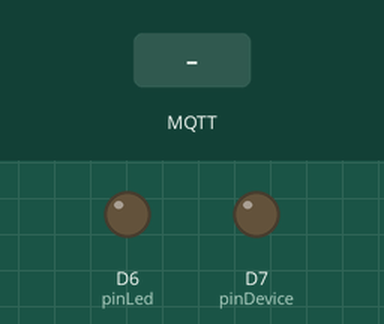
This sketch was run on a simulated ESP8266 (NodeMCU). Parts: output pins drawn as LEDs (lit = HIGH). The test bench sets the inputs (shaded band). WiFi joins after 1.5 s; servers stay silent unless stated; random numbers use the default seed unless the sketch sets one; no MQTT or app messages arrive unless stated; what the sketch prints to the serial monitor is not drawn.

Above: at 2.7 s.
2.8 s: MQTT message "ligar" arrives on the first subscribed topic
At 4.0 s:
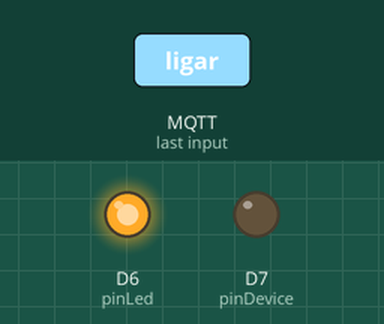
4.3 s: MQTT message "ligar" arrives on the second subscribed topic
At 5.2 s:
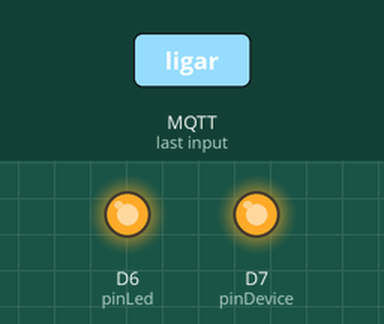
5.8 s: MQTT message "desligar" arrives on the first subscribed topic
At 6.3 s:
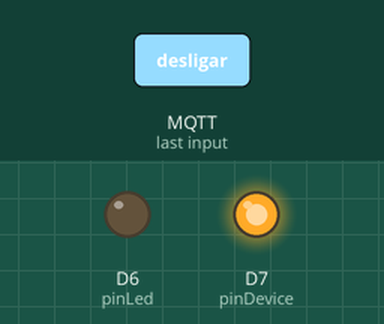
Timing chart, 0 to 8.8 s (numbered marks = the images above; inputs shaded):
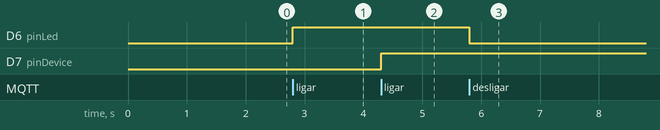

Measured:
- after the input at 2.8 s, D6 (pinLed): LOW → HIGH at once
- after the input at 4.3 s, D7 (pinDevice): LOW → HIGH at once
- after the input at 5.8 s, D6 (pinLed): HIGH → LOW at once

The sketch:

sketch.ino
```cpp
#include <ESP8266WiFi.h>
#include <PubSubClient.h>
#define BUFFER_SIZE 10

const char *ssid = "<NOME DA TUA REDE>";
const char *password = "<SENHA DA TUA REDE>";
const char *mqtt_server = "broker.hivemq.com";

WiFiClient espClient;
PubSubClient client(espClient);

// Global Variables
const int pinLed = D6;
const int pinDevice = D7;

float luminosity = 499.0;
float temperature = 100.0;

void setup_wifi()
{

  delay(10);
  // We start by connecting to a WiFi network
  Serial.println();
  Serial.print("Connecting to ");
  Serial.println(ssid);

  WiFi.mode(WIFI_STA);
  WiFi.begin(ssid, password);

  while (WiFi.status() != WL_CONNECTED)
  {
    delay(500);
    Serial.print(".");
  }

  Serial.println("");
  Serial.println("WiFi connected");
  Serial.println("IP address: ");
  Serial.println(WiFi.localIP());
}

void turnOnLed()
{
  digitalWrite(pinLed, HIGH);
}

void turnOffLed()
{
  digitalWrite(pinLed, LOW);
}

void turnOnDevice()
{
  // TEMP: remove when using another output actuator
  digitalWrite(pinDevice, HIGH);
}

void turnOffDevice()
{
  // TEMP: remove when using another output actuator
  digitalWrite(pinDevice, LOW);
}

void callback(char *topic, byte *payload, unsigned int length)
{
  String topicAsString = String(topic);
  String command;
  for (int i = 0; i < length; i++)
  {
    command += (char)payload[i];
  }

  if (topicAsString == "/sihs/equipe-gab-nando/1/luz" && command == "ligar")
  {
    Serial.println("Ligando a luz.");
    turnOnLed();
  }
  else if (topicAsString == "/sihs/equipe-gab-nando/1/luz" && command == "desligar")
  {
    Serial.println("Desligando a luz.");
    turnOffLed();
  }
  else if (topicAsString == "/sihs/equipe-gab-nando/2/ac" && command == "ligar")
  {
    Serial.println("Ligando ar-condicionado.");
    turnOnDevice();
  }
  else if (topicAsString == "/sihs/equipe-gab-nando/2/ac" && command == "desligar")
  {
    Serial.println("Desligando ar-condicionado.");
    turnOffDevice();
  }
}

void subscribe()
{
  client.subscribe("/sihs/equipe-gab-nando/1/luz");
  client.subscribe("/sihs/equipe-gab-nando/2/ac");
  // client.subscribe("/sihs/equipe-gab-nando/3/ac");
}

void reconnect()
{
  // Loop until we're reconnected
  while (!client.connected())
  {
    Serial.print("Attempting MQTT connection...");
    // Create a random client ID
    String clientId = "ESP8266Client-";
    clientId += String(random(0xffff), HEX);
    // Attempt to connect
    if (client.connect(clientId.c_str()))
    {
      Serial.println("connected");
      subscribe();
    }
    else
    {
      Serial.print("failed, rc=");
      Serial.print(client.state());
      Serial.println(" try again in 5 seconds");
      // Wait 5 seconds before retrying
      delay(5000);
    }
  }
}

void setup()
{
  Serial.begin(115200);
  setup_wifi();
  client.setServer(mqtt_server, 1883);
  client.setCallback(callback);

  pinMode(pinLed, OUTPUT);
  pinMode(pinDevice, OUTPUT);
}

void loop()
{
  char buffer[BUFFER_SIZE];

  if (!client.connected())
  {
    reconnect();
  }
  client.loop();

  dtostrf(luminosity, BUFFER_SIZE, 3, buffer);
  client.publish("/sihs/equipe-gab-nando/1/lum", buffer);

  dtostrf(temperature, BUFFER_SIZE, 3, buffer);
  client.publish("/sihs/equipe-gab-nando/2/temp", buffer);

  // client.publish("/sihs/equipe-gab-nando/3/temp", buffer);
}
```
